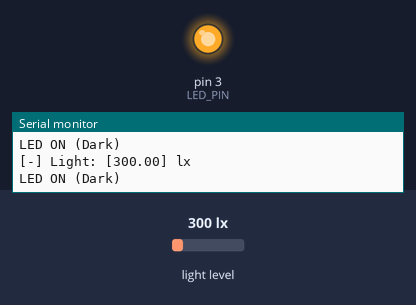
The sketch below on a simulated Arduino Uno, built with avr-gcc and run on an emulated ATmega328P. Shown: output pins drawn as LEDs (lit = HIGH), the last lines printed to the serial monitor. The inputs (shaded band) are chosen by the test bench; at power-on: light level 300 lx.

Above: at 1.2 s.
1.3 s: light level set to 324 lx
At 1.8 s:
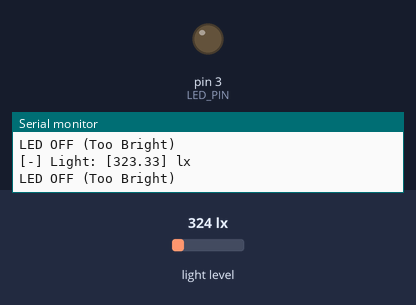
2.8 s: light level set to 40 lx
At 3.8 s:
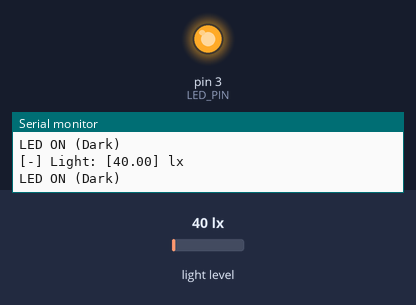
4.3 s: light level set to 500 lx
At 5.7 s:
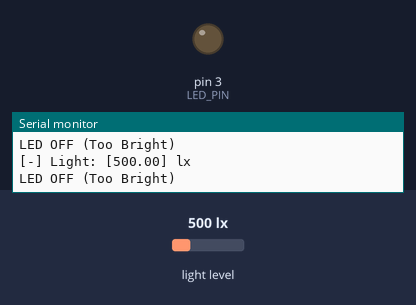
Timing chart, 0 to 7.3 s (numbered marks = the images above; inputs shaded):
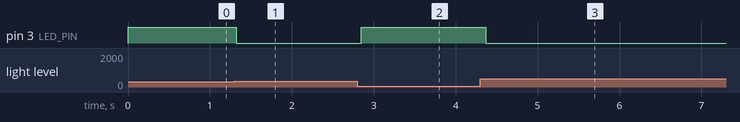

The sketch:

lesson-13_Light_Sensor.ino
```cpp
#include <BH1750.h>      // Include BH1750 light sensor library
#include <Wire.h>       // Include I2C communication library

// Create a BH1750 sensor object with I2C address 0x5C
BH1750 lightMeter(0x5c);

// Variable to store the measured light intensity (lux)
float lux;

/************* LED Settings *************/
// Define the digital pin connected to the LED
#define LED_PIN 3

// Define the light intensity threshold (in lux)
// When light level is higher than this value, the LED will turn OFF
#define LUX_THRESHOLD 300

void setup() {
  // Initialize serial communication for debugging and monitoring
  Serial.begin(115200);

  // Initialize I2C communication (required for BH1750)
  Wire.begin();

  // Initialize the BH1750 sensor in continuous high resolution mode
  // Resolution: 1 lux
  if (lightMeter.begin(BH1750::CONTINUOUS_HIGH_RES_MODE, 0x5c, &Wire)) {
    Serial.println(F("BH1750 Advanced begin"));   // Initialization successful
  } else {
    Serial.println(F("Error initialising BH1750")); // Initialization failed
  }

  // Configure the LED pin as output
  pinMode(LED_PIN, OUTPUT);

  // Turn ON the LED at startup (default state)
  digitalWrite(LED_PIN, HIGH);
}

void loop() {
  // Check if a new light measurement is ready
  // 'true' means the function will wait (blocking) until data is ready
  if (lightMeter.measurementReady(true)) {

    // Read the current light level in lux
    lux = lightMeter.readLightLevel();

    // Print the measured light value to the Serial Monitor
    Serial.print("[-] Light: [");
    Serial.print(lux);
    Serial.println("] lx");

    // -------- LED Control Logic --------
    // If the environment is bright enough
    if (lux > LUX_THRESHOLD) {
      // Turn OFF the LED when light is strong
      digitalWrite(LED_PIN, LOW);
      Serial.println("LED OFF (Too Bright)");
    }
    // If the environment is dark
    else {
      // Turn ON the LED when light is weak
      digitalWrite(LED_PIN, HIGH);
      Serial.println("LED ON (Dark)");
    }
  }

  // Small delay to reduce serial output frequency
  delay(100);
}
```

Measured:
- the behaviour switches between 300 and 301 lx on light level (found by bisection; images 0 and 1)
- after the input at 1.3 s, pin 3 (LED_PIN): HIGH → LOW at once
- after the input at 2.8 s, pin 3 (LED_PIN): LOW → HIGH at once
- after the input at 4.3 s, pin 3 (LED_PIN): HIGH → LOW after 0.07 s
